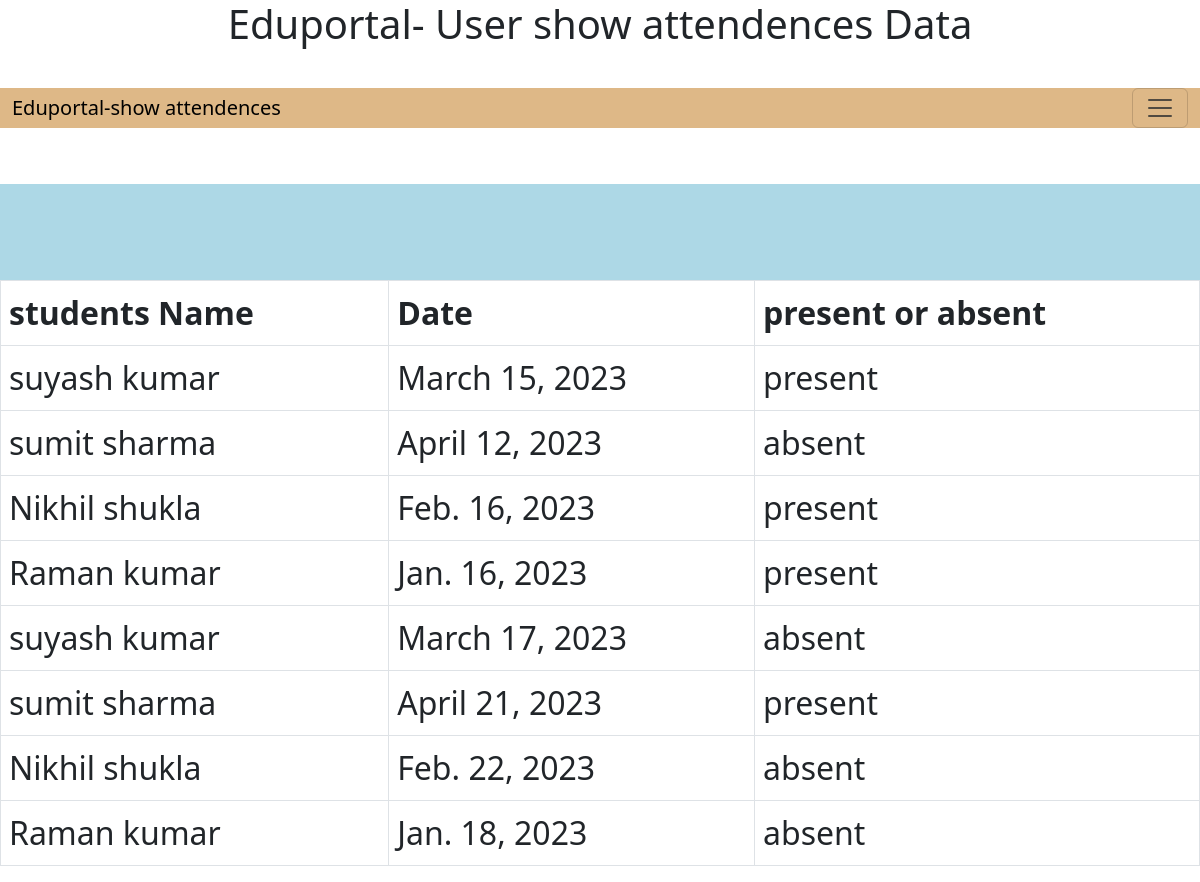
Page /user/showattendance on the earlier database version.
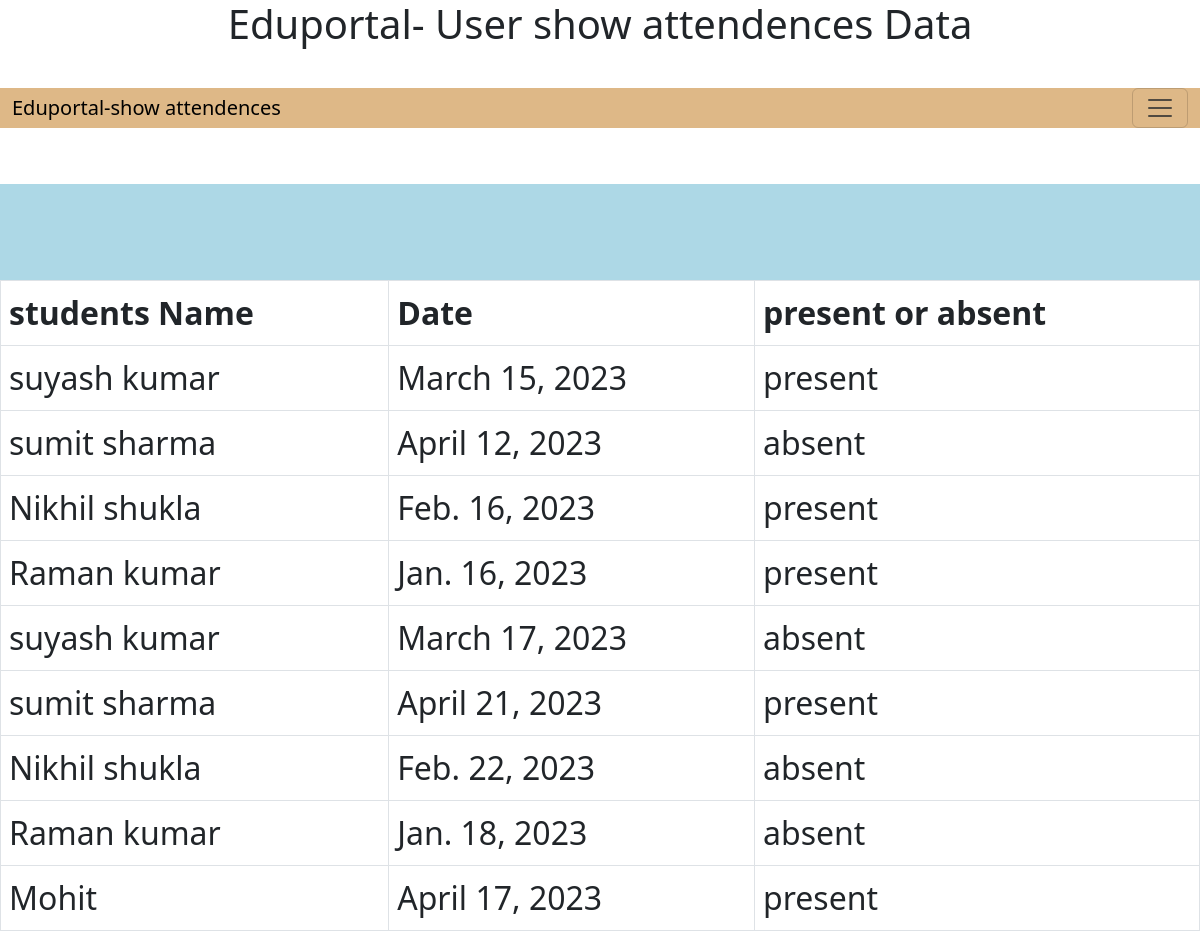
Same page on the later database version.
### myuser/models.py (models this page shows)
class Attendance(models.Model):
    student_name  = models.CharField(max_length=100,null= True)
    date = models.DateField()
    present_absent   = models.CharField( max_length=100 , default= True)

### myuser/views.py (the view)
# urls.py: path("showattendance",views.showattendance, name= "showattendance"),
def showattendance(request):
    try:
        attendance = Attendance.objects.all()
        data = {"attendances": attendance }
        return render(request, 'myuser/showattendance.html', data)
    except:
         return render(request, 'myuser/showattendance.html')

### templates/myuser/showattendance.html (shortened to what this page needs)
<!doctype html>
<html lang="en">
  <head>
    <link href="https://cdn.jsdelivr.net/npm/bootstrap@5.3.0-alpha1/dist/css/bootstrap.min.css" rel="stylesheet">
  </head>
  <body>
    <center><h1> Eduportal- User show attendences   Data </h1></center> &nbsp; &nbsp;
    <nav class="navbar navbar-default custom-navbar">
      {% load static  %}
      <link rel = "stylesheet" href = "{%  static 'styles/showattendences.css' %}" >
        <div class="container-fluid">
          <a class="navbar-brand" href="#">Eduportal-show attendences   </a>
          <button class="navbar-toggler" type="button" data-bs-toggle="collapse" data-bs-target="#navbarSupportedContent" aria-controls="navbarSupportedContent" aria-expanded="false" aria-label="Toggle navigation">
            <span class="navbar-toggler-icon"></span>
          </button>
        </div>
      </nav> &nbsp; &nbsp;
     <br><br>
      {% load static  %}
      <link rel = "stylesheet" href = "{%  static 'styles/showattendences.css' %}" >
      <div class = "attendence">
<table class= "table table-bordered">
    <thead>
        <tr>
            <th scope="col">students Name </th>
            <th scope="col"> Date </th>
            <th scope="col">  present or absent  </th>
          </tr>
        </thead>
{% for attendance in attendances %}
      <tr>
        <td scope="col">{{attendance.student_name}}</td>
        <td scope="col">{{attendance.date}}</td>
        <td scope="col">{{attendance.present_absent}} </td>
      </tr>
{% endfor %} <br> <br>
</div>

Differences in the rows shown:
added Attendance: student_name "Mohit", date "April 17, 2023", present_absent "present"
